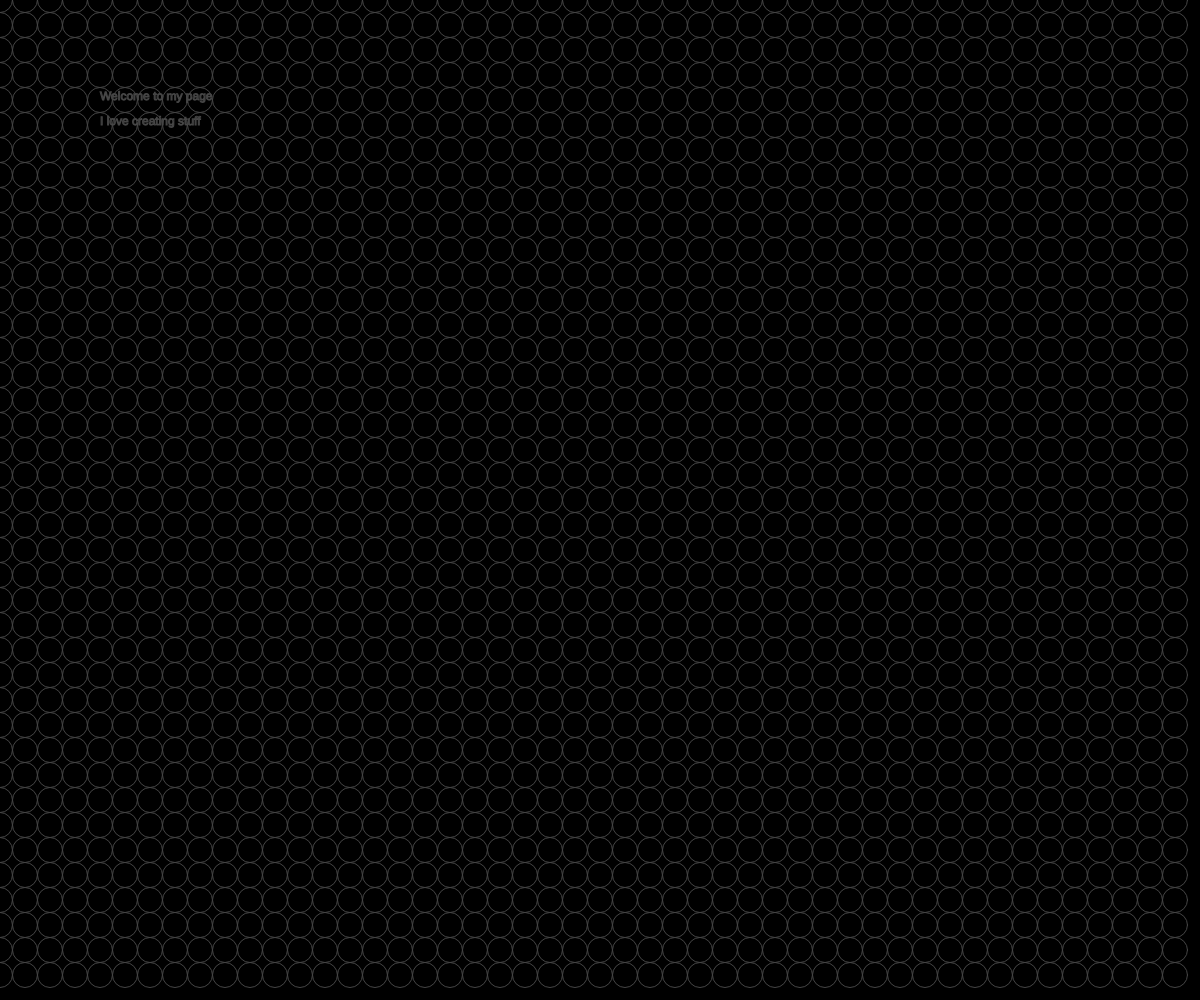
Frame 1 (no input)
Frame 60 (no input): identical to frame 1, image omitted
Frame 120 (the mouse pressed at the canvas centre since frame 60): identical to frame 1, image omitted

The p5.js sketch that drew this single still picture (run headless with seeded random() and noise() and a simulated clock; from frame 60 on, the mouse is pressed at the canvas centre):

// p5.js sketch
// ── sketch.js
let blocks = [];
let rows;
let cols;
let size = 25;
let offset = 4;
let distMouse = 30;

function setup() {
  createCanvas(window.innerWidth, window.innerHeight);
  rectMode(CENTER);
  angleMode(DEGREES);
  cols = width / size;
  rows = height / size;

  for (let i = 0; i < cols; i++) {
    blocks[i] = [];
    for (let j = 0; j < rows; j++) {
      blocks[i][j] = new Block(i * size, j * size);
    }
  }
}

function draw() {
  background(0);
  for (let i = 0; i < cols; i++) {
    for (let j = 0; j < rows; j++) {
      blocks[i][j].move();
      blocks[i][j].display();
      // TODO: Make the last block a bit different
      // if (i == cols - 1 && j == rows - 1) {
      //   blocks[i][j].end_block_move();
      //   blocks[i][j].end_block_display();
      // } else {
      //   blocks[i][j].move();
      //   blocks[i][j].display();
      // }
    }
  }

  text("Welcome to my page", 100, 100);
  text("I love creating stuff", 100, 125);
}

// ── block.js
class Block {
  constructor(x, y) {
    this.x = x;
    this.y = y;
    this.angle = 0;
    this.colour = 70;
    // this.text_colour = 255;
  }

  display() {
    noFill();
    stroke(this.colour);
    push();
    translate(this.x, this.y);
    rotate(this.angle);

    if (this.angle > 0 && this.angle < 45) {
      this.drawCirc();
    } else {
      this.drawCirc();
    }

    pop();
  }

  move() {
    let distance;
    if (pmouseX - mouseX != 0 || pmouseY - mouseY != 0) {
      distance = dist(mouseX, mouseY, this.x, this.y);
      if (distance < distMouse) {
        this.angle += 3;
        this.colour = 255;
      }
    }

    if (this.angle > 0 && this.angle < 90) {
      this.angle += 3;
      if (this.colour > 70) {
        this.colour -= 3;
      }
    } else {
      this.angle = 0;
      this.colour = 70;
    }
  }

  drawRect() {
    rect(0, 0, size - offset, size - offset);
  }

  drawCirc() {
    circle(0, 0, size);
  }

  drawX() {
    let margin = -size / 2;
    line(
      margin + offset / 2,
      margin + offset / 2,
      margin + size - offset / 2,
      margin + size - offset / 2
    );
    line(
      margin + size - offset / 2,
      margin + offset / 2,
      margin + offset / 2,
      margin + size - offset / 2
    );
  }

  // end_block_display() {
  //   fill("orange");
  //   stroke(this.colour);
  //   push();
  //   translate(this.x, this.y);
  //   rotate(this.angle);

  //   if (this.angle > 0 && this.angle < 45) {
  //     this.drawCirc();
  //   } else {
  //     this.drawCirc();
  //   }

  //   pop();
  // }

  // end_block_move() {
  //   let distance;
  //   if (pmouseX - mouseX != 0 || pmouseY - mouseY != 0) {
  //     distance = dist(mouseX, mouseY, this.x, this.y);
  //     if (distance < distMouse) {
  //       this.angle += 3;
  //       this.colour = 255;
  //     }
  //   }

  //   if (this.angle > 0 && this.angle < 90) {
  //     this.angle += 3;
  //     if (this.colour > 70) {
  //       this.colour -= 3;
  //     }
  //   } else {
  //     this.angle = 0;
  //     this.colour = 70;
  //   }
  // }
}
